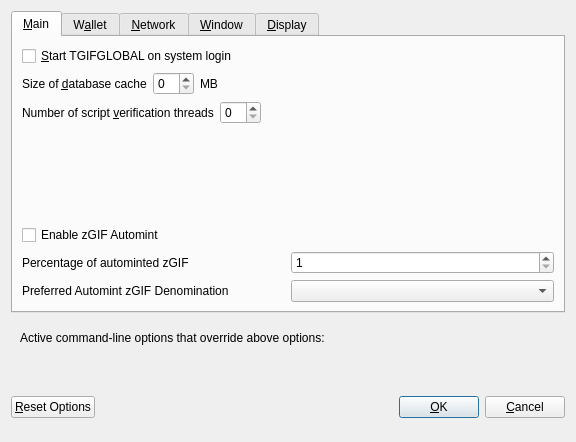
<?xml version="1.0" encoding="UTF-8"?>
<ui version="4.0">
 <class>OptionsDialog</class>
 <widget class="QDialog" name="OptionsDialog">
  <property name="geometry">
   <rect>
    <x>0</x>
    <y>0</y>
    <width>576</width>
    <height>442</height>
   </rect>
  </property>
  <property name="windowTitle">
   <string>Options</string>
  </property>
  <property name="modal">
   <bool>true</bool>
  </property>
  <layout class="QVBoxLayout" name="verticalLayout">
   <item>
    <widget class="QTabWidget" name="tabWidget">
     <property name="currentIndex">
      <number>0</number>
     </property>
     <widget class="QWidget" name="tabMain">
      <attribute name="title">
       <string>&amp;Main</string>
      </attribute>
      <layout class="QVBoxLayout" name="verticalLayout_Main">
       <item>
        <widget class="QCheckBox" name="bitcoinAtStartup">
         <property name="toolTip">
          <string>Automatically start TGIFGLOBAL after logging in to the system.</string>
         </property>
         <property name="text">
          <string>&amp;Start TGIFGLOBAL on system login</string>
         </property>
        </widget>
       </item>
       <item>
        <layout class="QHBoxLayout" name="horizontalLayout_2_Main">
         <item>
          <widget class="QLabel" name="databaseCacheLabel">
           <property name="text">
            <string>Size of &amp;database cache</string>
           </property>
           <property name="textFormat">
            <enum>Qt::PlainText</enum>
           </property>
           <property name="buddy">
            <cstring>databaseCache</cstring>
           </property>
          </widget>
         </item>
         <item>
          <widget class="QSpinBox" name="databaseCache"/>
         </item>
         <item>
          <widget class="QLabel" name="databaseCacheUnitLabel">
           <property name="text">
            <string>MB</string>
           </property>
           <property name="textFormat">
            <enum>Qt::PlainText</enum>
           </property>
          </widget>
         </item>
         <item>
          <spacer name="horizontalSpacer_2_Main">
           <property name="orientation">
            <enum>Qt::Horizontal</enum>
           </property>
           <property name="sizeHint" stdset="0">
            <size>
             <width>40</width>
             <height>20</height>
            </size>
           </property>
          </spacer>
         </item>
        </layout>
       </item>
       <item>
        <layout class="QHBoxLayout" name="horizontalLayout_3_Main">
         <item>
          <widget class="QLabel" name="threadsScriptVerifLabel">
           <property name="text">
            <string>Number of script &amp;verification threads</string>
           </property>
           <property name="textFormat">
            <enum>Qt::PlainText</enum>
           </property>
           <property name="buddy">
            <cstring>threadsScriptVerif</cstring>
           </property>
          </widget>
         </item>
         <item>
          <widget class="QSpinBox" name="threadsScriptVerif">
           <property name="toolTip">
            <string>(0 = auto, &lt;0 = leave that many cores free)</string>
           </property>
          </widget>
         </item>
         <item>
          <spacer name="horizontalSpacer_3_Main">
           <property name="orientation">
            <enum>Qt::Horizontal</enum>
           </property>
           <property name="sizeHint" stdset="0">
            <size>
             <width>40</width>
             <height>20</height>
            </size>
           </property>
          </spacer>
         </item>
        </layout>
       </item>
       <item>
        <spacer name="verticalSpacer_2">
         <property name="orientation">
          <enum>Qt::Vertical</enum>
         </property>
         <property name="sizeHint" stdset="0">
          <size>
           <width>20</width>
           <height>40</height>
          </size>
         </property>
        </spacer>
       </item>
       <item>
        <widget class="QCheckBox" name="checkBoxZeromintEnable">
         <property name="toolTip">
          <string>Enable automatic minting of GIF units to zGIF</string>
         </property>
         <property name="layoutDirection">
          <enum>Qt::LeftToRight</enum>
         </property>
         <property name="text">
          <string>Enable zGIF Automint</string>
         </property>
        </widget>
       </item>
       <item>
        <layout class="QHBoxLayout" name="horizontalLayout_3">
         <item>
          <widget class="QLabel" name="percentage_label">
           <property name="toolTip">
            <string>Percentage of incoming GIF which get automatically converted to zGIF via Zerocoin Protocol (min: 10%)</string>
           </property>
           <property name="text">
            <string>Percentage of autominted zGIF</string>
           </property>
          </widget>
         </item>
         <item>
          <widget class="QSpinBox" name="zeromintPercentage">
           <property name="minimum">
            <number>1</number>
           </property>
           <property name="maximum">
            <number>100</number>
           </property>
          </widget>
         </item>
        </layout>
       </item>
       <item>
        <layout class="QHBoxLayout" name="horizontalLayout" stretch="0,0">
         <property name="sizeConstraint">
          <enum>QLayout::SetFixedSize</enum>
         </property>
         <item>
          <widget class="QLabel" name="labelPreferredDenom">
           <property name="maximumSize">
            <size>
             <width>16777215</width>
             <height>16777215</height>
            </size>
           </property>
           <property name="toolTip">
            <string>Wait with automatic conversion to Zerocoin until enough GIF for this denomination is available</string>
           </property>
           <property name="text">
            <string>Preferred Automint zGIF Denomination</string>
           </property>
          </widget>
         </item>
         <item>
          <widget class="QComboBox" name="preferredDenom">
           <property name="maximumSize">
            <size>
             <width>16777215</width>
             <height>27</height>
            </size>
           </property>
           <property name="toolTip">
            <string>Wait with automatic conversion to Zerocoin until enough GIF for this denomination is available</string>
           </property>
           <property name="maxVisibleItems">
            <number>9</number>
           </property>
           <property name="maxCount">
            <number>9</number>
           </property>
          </widget>
         </item>
        </layout>
       </item>
      </layout>
     </widget>
     <widget class="QWidget" name="tabWallet">
      <attribute name="title">
       <string>W&amp;allet</string>
      </attribute>
      <layout class="QVBoxLayout" name="verticalLayout_Wallet">
       <item>
        <layout class="QHBoxLayout" name="horizontalLayout_2_Wallet">
         <item>
          <widget class="QLabel" name="labelStakeSplitThresholdText">
           <property name="text">
            <string>Stake split threshold:</string>
           </property>
          </widget>
         </item>
         <item>
          <widget class="QSpinBox" name="spinBoxStakeSplitThreshold">
           <property name="minimum">
            <number>1</number>
           </property>
           <property name="maximum">
            <number>999999</number>
           </property>
          </widget>
         </item>
        </layout>
       </item>
       <item>
        <widget class="QGroupBox" name="groupBox">
         <property name="title">
          <string>Expert</string>
         </property>
         <layout class="QVBoxLayout" name="verticalLayout_2">
          <item>
           <widget class="QCheckBox" name="coinControlFeatures">
            <property name="toolTip">
             <string>Whether to show coin control features or not.</string>
            </property>
            <property name="text">
             <string>Enable coin &amp;control features</string>
            </property>
           </widget>
          </item>
          <item>
           <widget class="QCheckBox" name="showMasternodesTab">
            <property name="toolTip">
             <string>Show additional tab listing all your masternodes in first sub-tab&lt;br/&gt;and all masternodes on the network in second sub-tab.</string>
            </property>
            <property name="text">
             <string>Show Masternodes Tab</string>
            </property>
           </widget>
          </item>
          <item>
           <widget class="QCheckBox" name="spendZeroConfChange">
            <property name="toolTip">
             <string>If you disable the spending of unconfirmed change, the change from a transaction&lt;br/&gt;cannot be used until that transaction has at least one confirmation.&lt;br/&gt;This also affects how your balance is computed.</string>
            </property>
            <property name="text">
             <string>&amp;Spend unconfirmed change</string>
            </property>
           </widget>
          </item>
         </layout>
        </widget>
       </item>
       <item>
        <spacer name="verticalSpacer_Wallet">
         <property name="orientation">
          <enum>Qt::Vertical</enum>
         </property>
         <property name="sizeHint" stdset="0">
          <size>
           <width>20</width>
           <height>40</height>
          </size>
         </property>
        </spacer>
       </item>
      </layout>
     </widget>
     <widget class="QWidget" name="tabNetwork">
      <attribute name="title">
       <string>&amp;Network</string>
      </attribute>
      <layout class="QVBoxLayout" name="verticalLayout_Network">
       <item>
        <widget class="QCheckBox" name="mapPortUpnp">
         <property name="toolTip">
          <string>Automatically open the TGIFGLOBAL client port on the router. This only works when your router supports UPnP and it is enabled.</string>
         </property>
         <property name="text">
          <string>Map port using &amp;UPnP</string>
         </property>
        </widget>
       </item>
       <item>
        <widget class="QCheckBox" name="allowIncoming">
         <property name="toolTip">
          <string>Accept connections from outside</string>
         </property>
         <property name="text">
          <string>Allow incoming connections</string>
         </property>
        </widget>
       </item>
       <item>
        <widget class="QCheckBox" name="connectSocks">
         <property name="toolTip">
          <string>Connect to the TGIFGLOBAL network through a SOCKS5 proxy.</string>
         </property>
         <property name="text">
          <string>&amp;Connect through SOCKS5 proxy (default proxy):</string>
         </property>
        </widget>
       </item>
       <item>
        <layout class="QHBoxLayout" name="horizontalLayout_1_Network">
         <item>
          <widget class="QLabel" name="proxyIpLabel">
           <property name="text">
            <string>Proxy &amp;IP:</string>
           </property>
           <property name="textFormat">
            <enum>Qt::PlainText</enum>
           </property>
           <property name="buddy">
            <cstring>proxyIp</cstring>
           </property>
          </widget>
         </item>
         <item>
          <widget class="QValidatedLineEdit" name="proxyIp">
           <property name="minimumSize">
            <size>
             <width>140</width>
             <height>0</height>
            </size>
           </property>
           <property name="maximumSize">
            <size>
             <width>140</width>
             <height>16777215</height>
            </size>
           </property>
           <property name="toolTip">
            <string>IP address of the proxy (e.g. IPv4: 127.0.0.1 / IPv6: ::1)</string>
           </property>
          </widget>
         </item>
         <item>
          <widget class="QLabel" name="proxyPortLabel">
           <property name="text">
            <string>&amp;Port:</string>
           </property>
           <property name="textFormat">
            <enum>Qt::PlainText</enum>
           </property>
           <property name="buddy">
            <cstring>proxyPort</cstring>
           </property>
          </widget>
         </item>
         <item>
          <widget class="QLineEdit" name="proxyPort">
           <property name="minimumSize">
            <size>
             <width>55</width>
             <height>0</height>
            </size>
           </property>
           <property name="maximumSize">
            <size>
             <width>55</width>
             <height>16777215</height>
            </size>
           </property>
           <property name="toolTip">
            <string>Port of the proxy (e.g. 9050)</string>
           </property>
          </widget>
         </item>
         <item>
          <spacer name="horizontalSpacer_1_Network">
           <property name="orientation">
            <enum>Qt::Horizontal</enum>
           </property>
           <property name="sizeHint" stdset="0">
            <size>
             <width>40</width>
             <height>20</height>
            </size>
           </property>
          </spacer>
         </item>
        </layout>
       </item>
       <item>
        <spacer name="verticalSpacer_Network">
         <property name="orientation">
          <enum>Qt::Vertical</enum>
         </property>
         <property name="sizeHint" stdset="0">
          <size>
           <width>20</width>
           <height>40</height>
          </size>
         </property>
        </spacer>
       </item>
      </layout>
     </widget>
     <widget class="QWidget" name="tabWindow">
      <attribute name="title">
       <string>&amp;Window</string>
      </attribute>
      <layout class="QVBoxLayout" name="verticalLayout_Window">
       <item>
        <widget class="QCheckBox" name="minimizeToTray">
         <property name="toolTip">
          <string>Show only a tray icon after minimizing the window.</string>
         </property>
         <property name="text">
          <string>&amp;Minimize to the tray instead of the taskbar</string>
         </property>
        </widget>
       </item>
       <item>
        <widget class="QCheckBox" name="minimizeOnClose">
         <property name="toolTip">
          <string>Minimize instead of exit the application when the window is closed. When this option is enabled, the application will be closed only after selecting Quit in the menu.</string>
         </property>
         <property name="text">
          <string>M&amp;inimize on close</string>
         </property>
        </widget>
       </item>
       <item>
        <spacer name="verticalSpacer_Window">
         <property name="orientation">
          <enum>Qt::Vertical</enum>
         </property>
         <property name="sizeHint" stdset="0">
          <size>
           <width>20</width>
           <height>40</height>
          </size>
         </property>
        </spacer>
       </item>
      </layout>
     </widget>
     <widget class="QWidget" name="tabDisplay">
      <attribute name="title">
       <string>&amp;Display</string>
      </attribute>
      <layout class="QVBoxLayout" name="verticalLayout_Display">
       <item>
        <layout class="QHBoxLayout" name="horizontalLayout_1_Display">
         <item>
          <widget class="QLabel" name="langLabel">
           <property name="text">
            <string>User Interface &amp;language:</string>
           </property>
           <property name="textFormat">
            <enum>Qt::PlainText</enum>
           </property>
           <property name="buddy">
            <cstring>lang</cstring>
           </property>
          </widget>
         </item>
         <item>
          <widget class="QValueComboBox" name="lang">
           <property name="toolTip">
            <string>The user interface language can be set here. This setting will take effect after restarting TGIFGLOBAL.</string>
           </property>
          </widget>
         </item>
        </layout>
       </item>
       <item>
        <widget class="QLabel" name="label_3">
         <property name="toolTip">
          <string notr="true"/>
         </property>
         <property name="statusTip">
          <string notr="true"/>
         </property>
         <property name="whatsThis">
          <string notr="true"/>
         </property>
         <property name="accessibleName">
          <string notr="true"/>
         </property>
         <property name="text">
          <string>Language missing or translation incomplete? Help contributing translations here:
https://www.transifex.com/tgifglobal-project/tgifglobal-project-translations</string>
         </property>
         <property name="wordWrap">
          <bool>true</bool>
         </property>
         <property name="openExternalLinks">
          <bool>true</bool>
         </property>
         <property name="textInteractionFlags">
          <set>Qt::TextBrowserInteraction</set>
         </property>
        </widget>
       </item>
       <item>
        <layout class="QHBoxLayout" name="horizontalLayout_4_Display" stretch="0,0">
         <item>
          <widget class="QLabel" name="themeLabel">
           <property name="text">
            <string>User Interface Theme:</string>
           </property>
          </widget>
         </item>
         <item>
          <widget class="QValueComboBox" name="theme"/>
         </item>
        </layout>
       </item>
       <item>
        <widget class="Line" name="line">
         <property name="orientation">
          <enum>Qt::Horizontal</enum>
         </property>
        </widget>
       </item>
       <item>
        <layout class="QHBoxLayout" name="horizontalLayout_2_Display">
         <item>
          <widget class="QLabel" name="unitLabel">
           <property name="text">
            <string>&amp;Unit to show amounts in:</string>
           </property>
           <property name="textFormat">
            <enum>Qt::PlainText</enum>
           </property>
           <property name="buddy">
            <cstring>unit</cstring>
           </property>
          </widget>
         </item>
         <item>
          <widget class="QValueComboBox" name="unit">
           <property name="toolTip">
            <string>Choose the default subdivision unit to show in the interface and when sending coins.</string>
           </property>
          </widget>
         </item>
        </layout>
       </item>
       <item>
        <layout class="QHBoxLayout" name="horizontalLayout_5_Display">
         <item>
          <widget class="QLabel" name="digitsLabel">
           <property name="text">
            <string>Decimal digits</string>
           </property>
          </widget>
         </item>
         <item>
          <widget class="QValueComboBox" name="digits"/>
         </item>
        </layout>
       </item>
       <item>
        <widget class="QCheckBox" name="checkBoxHideZeroBalances">
         <property name="toolTip">
          <string>Hide empty balances</string>
         </property>
         <property name="layoutDirection">
          <enum>Qt::LeftToRight</enum>
         </property>
         <property name="text">
          <string>Hide empty balances</string>
         </property>
        </widget>
       </item>
       <item>
        <layout class="QHBoxLayout" name="horizontalLayout_3_Display">
         <item>
          <widget class="QLabel" name="thirdPartyTxUrlsLabel">
           <property name="toolTip">
            <string>Third party URLs (e.g. a block explorer) that appear in the transactions tab as context menu items. %s in the URL is replaced by transaction hash. Multiple URLs are separated by vertical bar |.</string>
           </property>
           <property name="text">
            <string>Third party transaction URLs</string>
           </property>
           <property name="buddy">
            <cstring>thirdPartyTxUrls</cstring>
           </property>
          </widget>
         </item>
         <item>
          <widget class="QLineEdit" name="thirdPartyTxUrls">
           <property name="toolTip">
            <string>Third party URLs (e.g. a block explorer) that appear in the transactions tab as context menu items. %s in the URL is replaced by transaction hash. Multiple URLs are separated by vertical bar |.</string>
           </property>
          </widget>
         </item>
        </layout>
       </item>
       <item>
        <spacer name="verticalSpacer">
         <property name="orientation">
          <enum>Qt::Vertical</enum>
         </property>
         <property name="sizeHint" stdset="0">
          <size>
           <width>20</width>
           <height>40</height>
          </size>
         </property>
        </spacer>
       </item>
      </layout>
     </widget>
    </widget>
   </item>
   <item>
    <widget class="QFrame" name="frame">
     <layout class="QVBoxLayout" name="verticalLayout_Bottom">
      <item>
       <layout class="QHBoxLayout" name="horizontalLayout_Bottom">
        <item>
         <widget class="QLabel" name="overriddenByCommandLineInfoLabel">
          <property name="text">
           <string>Active command-line options that override above options:</string>
          </property>
          <property name="textFormat">
           <enum>Qt::PlainText</enum>
          </property>
         </widget>
        </item>
        <item>
         <spacer name="horizontalSpacer_Bottom">
          <property name="orientation">
           <enum>Qt::Horizontal</enum>
          </property>
          <property name="sizeHint" stdset="0">
           <size>
            <width>40</width>
            <height>20</height>
           </size>
          </property>
         </spacer>
        </item>
       </layout>
      </item>
      <item>
       <widget class="QLabel" name="overriddenByCommandLineLabel">
        <property name="text">
         <string/>
        </property>
        <property name="textFormat">
         <enum>Qt::PlainText</enum>
        </property>
        <property name="wordWrap">
         <bool>true</bool>
        </property>
       </widget>
      </item>
     </layout>
    </widget>
   </item>
   <item>
    <layout class="QHBoxLayout" name="horizontalLayout_Buttons">
     <item>
      <widget class="QPushButton" name="resetButton">
       <property name="toolTip">
        <string>Reset all client options to default.</string>
       </property>
       <property name="text">
        <string>&amp;Reset Options</string>
       </property>
       <property name="autoDefault">
        <bool>false</bool>
       </property>
      </widget>
     </item>
     <item>
      <spacer name="horizontalSpacer_1">
       <property name="orientation">
        <enum>Qt::Horizontal</enum>
       </property>
       <property name="sizeHint" stdset="0">
        <size>
         <width>40</width>
         <height>48</height>
        </size>
       </property>
      </spacer>
     </item>
     <item>
      <widget class="QLabel" name="statusLabel">
       <property name="minimumSize">
        <size>
         <width>200</width>
         <height>0</height>
        </size>
       </property>
       <property name="font">
        <font>
         <weight>75</weight>
         <bold>true</bold>
        </font>
       </property>
       <property name="text">
        <string/>
       </property>
       <property name="textFormat">
        <enum>Qt::PlainText</enum>
       </property>
       <property name="wordWrap">
        <bool>true</bool>
       </property>
      </widget>
     </item>
     <item>
      <spacer name="horizontalSpacer_2">
       <property name="orientation">
        <enum>Qt::Horizontal</enum>
       </property>
       <property name="sizeHint" stdset="0">
        <size>
         <width>40</width>
         <height>48</height>
        </size>
       </property>
      </spacer>
     </item>
     <item>
      <widget class="QPushButton" name="okButton">
       <property name="text">
        <string>&amp;OK</string>
       </property>
       <property name="autoDefault">
        <bool>false</bool>
       </property>
       <property name="default">
        <bool>true</bool>
       </property>
      </widget>
     </item>
     <item>
      <widget class="QPushButton" name="cancelButton">
       <property name="text">
        <string>&amp;Cancel</string>
       </property>
       <property name="autoDefault">
        <bool>false</bool>
       </property>
      </widget>
     </item>
    </layout>
   </item>
  </layout>
 </widget>
 <customwidgets>
  <customwidget>
   <class>QValidatedLineEdit</class>
   <extends>QLineEdit</extends>
   <header>qvalidatedlineedit.h</header>
  </customwidget>
  <customwidget>
   <class>QValueComboBox</class>
   <extends>QComboBox</extends>
   <header>qvaluecombobox.h</header>
  </customwidget>
 </customwidgets>
 <resources/>
 <connections/>
</ui>
